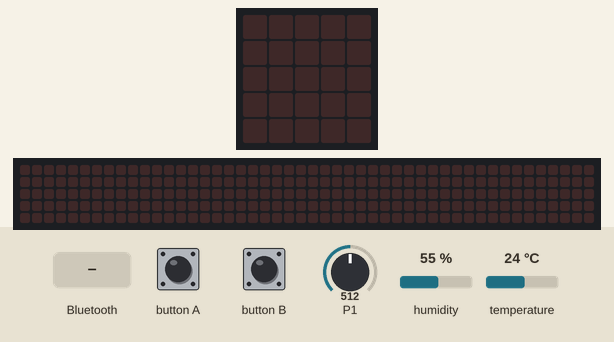
Recording of a program running on a simulated BBC micro:bit (MakeCode). On the bench: the board's 5×5 LED display, a strip that is not on the board, showing the scrolling text unrolled. The test bench sets the inputs (shaded band); at power-on: P1 = 512, humidity 55 %, temperature 24 °C (analog values on the 0–1023 scale). The 48×5 strip is a reading aid, not a part: it shows the text the display is scrolling, unrolled, one strip-width of it at a time; what the program prints to the serial console is not drawn.

Above: at 5.2 s.
5.3 s: button B pressed for 0.15 s
At 5.52 s:
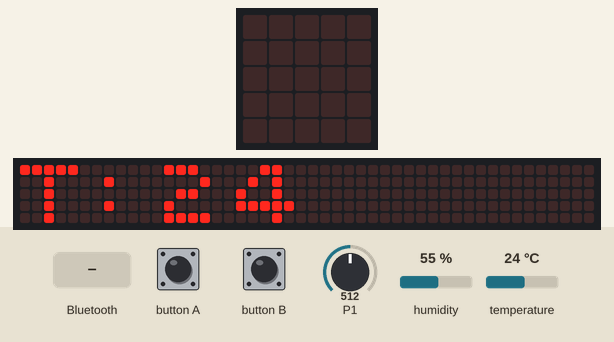
At 5.97 s:
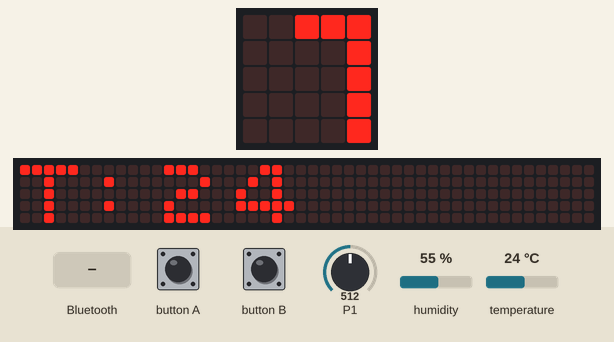
8.3 s: a phone connects over Bluetooth
Timing chart, 0 to 8.5 s (numbered marks = the images above; inputs shaded):
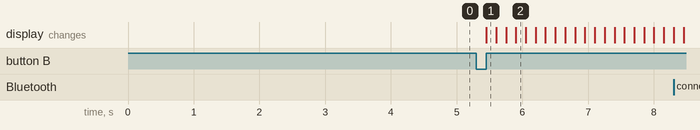

Measured:
- after the input at 5.3 s, the display: changes after 0.15 s (image 1)

The program:

main.ts
```typescript
bluetooth.onBluetoothConnected(function () {
    IsConnect = 1
    while (IsConnect == 1) {
        bluetooth.uartWriteString("T:" + convertToText(Math.trunc(dht11_dht22.readData(dataType.temperature))))
        bluetooth.uartWriteString("H:" + convertToText(Math.trunc(dht11_dht22.readData(dataType.humidity))))
        bluetooth.uartWriteString("A:" + convertToText(Math.trunc(pins.analogReadPin(AnalogPin.P1))))
    }
})
bluetooth.onBluetoothDisconnected(function () {
    IsConnect = 0
})
input.onButtonPressed(Button.A, function () {
    basic.showString("A:" + convertToText(Math.trunc(pins.analogReadPin(AnalogPin.P1))))
})
input.onButtonPressed(Button.B, function () {
    basic.showString("T:" + convertToText(Math.trunc(dht11_dht22.readData(dataType.temperature))))
    basic.showString("H:" + convertToText(Math.trunc(dht11_dht22.readData(dataType.humidity))))
})
let IsConnect = 0
basic.pause(2000)
dht11_dht22.queryData(
DHTtype.DHT11,
DigitalPin.P0,
true,
false,
true
)
dht11_dht22.selectTempType(tempType.celsius)
bluetooth.startUartService()
IsConnect = 0
```

test.ts
```typescript
// 在這裡測試；當此封包作為擴充功能時，將不會編譯此內容。
```
